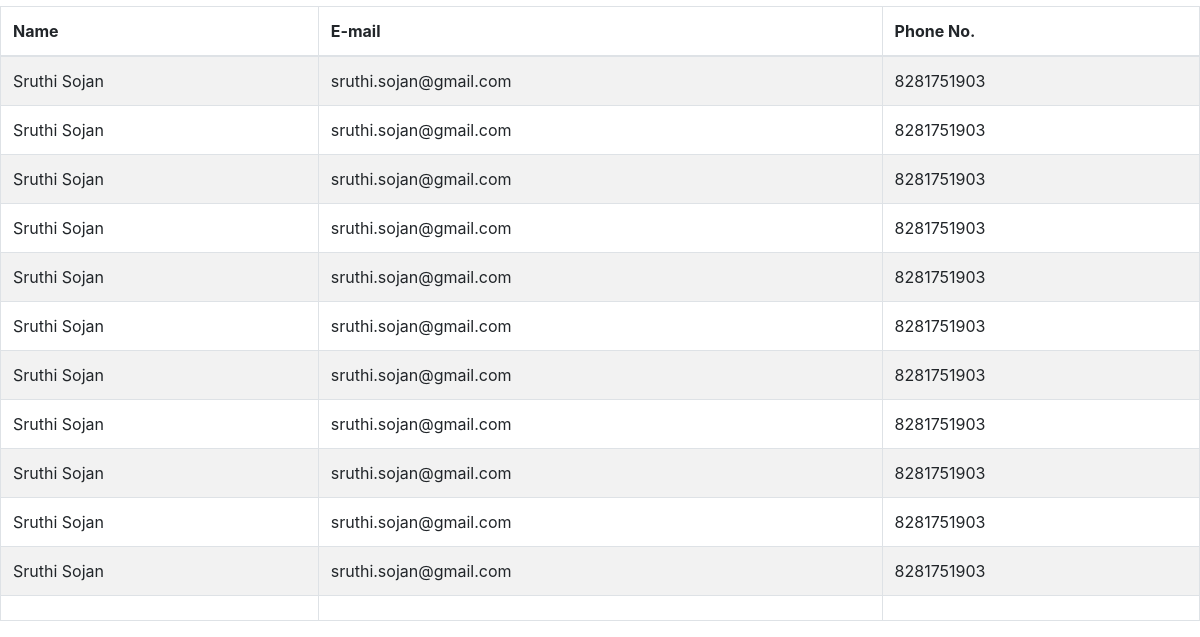
/ (lower part), run on an earlier commit of the app's database.
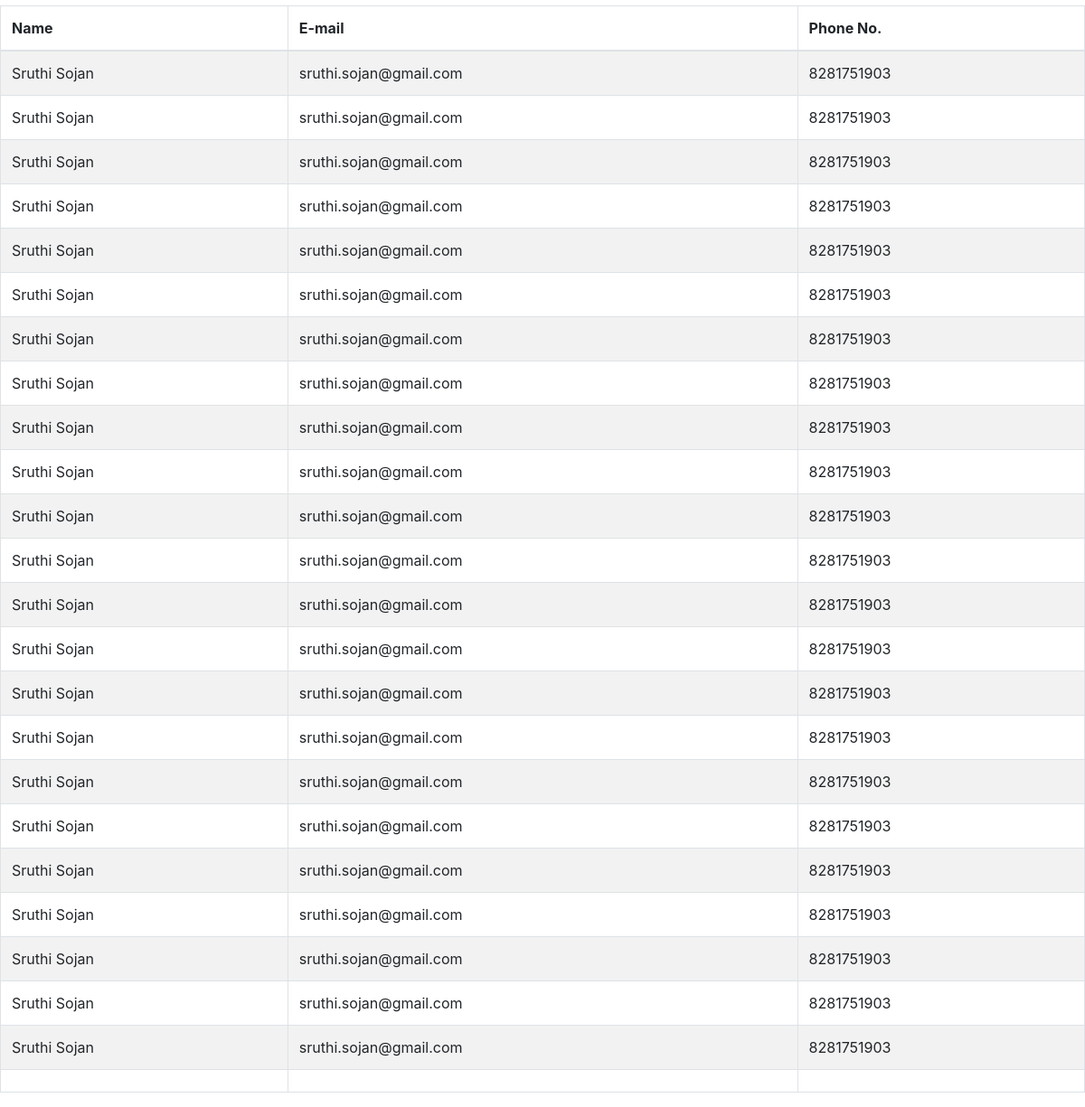
And on a later commit of the database.
### contactus/models.py (models this page shows, shortened)
class Contact(models.Model):
    name=models.CharField(max_length=100)
    email=models.EmailField()
    num=models.IntegerField()
    subject=models.TextField()
    class Meta:
        ordering=('id',)

### contactus/views.py (the view)
# urls.py: path('', views.contact, name='contact'),
def contact(request):
    contacts=Contact.objects.all()
    template='index.html'
    return render(request,template,{'contactlists':contacts})

### contactus/templates/index.html (shortened to what this page needs)
<!doctype html>
<html lang="en">
  <head>
    <link rel="stylesheet" href="https://stackpath.bootstrapcdn.com/bootstrap/4.5.2/css/bootstrap.min.css">
  </head>
  <body>
    <br>
      <div>
          <table class="table table-striped table-bordered">
              <thead>
                  <tr>
                      <th scope="col">Name</th>
                      <th scope="col">E-mail</th>
                      <th scope="col">Phone No.</th>
                  </tr>
              </thead>
              <tbody>
                  {% for contactlist in contactlists %}
                  <tr>
                      <td>{{contactlist.name}}</td>
                      <td>{{contactlist.email}}</td>
                      <td>{{contactlist.num}}</td>
                  </tr>
                  {% endfor %}
                  <tr>
                      <td id="n1"></td>
                      <td id="n2"></td>
                      <td id="n3"></td>
                  </tr>
              </tbody>
          </table>
      </div>
  </body>
</html>

What changed in the data, as far as the page shows it:
added Contact: name "Sruthi Sojan", email "sruthi.sojan@gmail.com", num "8281751903"
added Contact: name "Sruthi Sojan", email "sruthi.sojan@gmail.com", num "8281751903"
added Contact: name "Sruthi Sojan", email "sruthi.sojan@gmail.com", num "8281751903"
added Contact: name "Sruthi Sojan", email "sruthi.sojan@gmail.com", num "8281751903"
added Contact: name "Sruthi Sojan", email "sruthi.sojan@gmail.com", num "8281751903"
added Contact: name "Sruthi Sojan", email "sruthi.sojan@gmail.com", num "8281751903"
added Contact: name "Sruthi Sojan", email "sruthi.sojan@gmail.com", num "8281751903"
added Contact: name "Sruthi Sojan", email "sruthi.sojan@gmail.com", num "8281751903"
added Contact: name "Sruthi Sojan", email "sruthi.sojan@gmail.com", num "8281751903"
added Contact: name "Sruthi Sojan", email "sruthi.sojan@gmail.com", num "8281751903"
added Contact: name "Sruthi Sojan", email "sruthi.sojan@gmail.com", num "8281751903"
added Contact: name "Sruthi Sojan", email "sruthi.sojan@gmail.com", num "8281751903"
